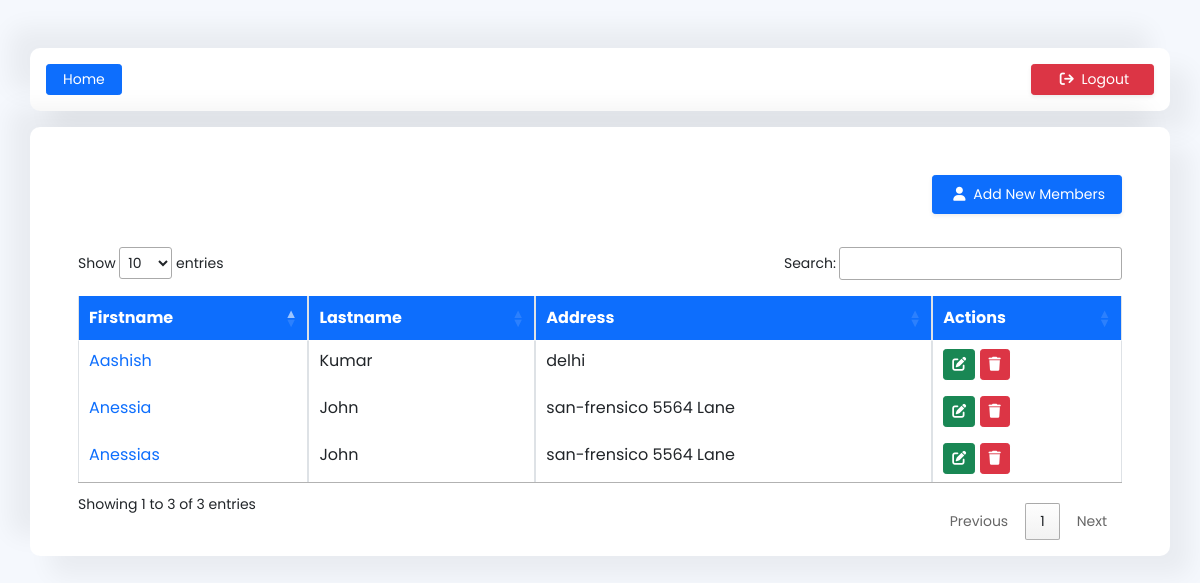
The page / (signed in) on the database its author committed.
### myapp/models.py (models this page shows, shortened)
class Member(models.Model):
    firstname = models.CharField(max_length=50)
    lastname = models.CharField(max_length=50)
    address = models.CharField(max_length=50)

### myapp/views.py (the view, shortened to what this page needs)
# urls.py: path('', views.IndexView.as_view(), name='index'),
class IndexView(View):
    def get(self,request):
        all_member = Member.objects.all()
        return render(request,'datatables/index.html',{'all_members':all_member})

### myapp/templates/datatables/index.html (shortened to what this page needs)
{% extends 'datatables/base.html' %}
{% block body %}
<div class="table-responsive px-5 pb-3 bg-white">
  <p class="mt-5">
    <button type="button" class="btn btn-primary px-3 py-2 shadow-sm btn-sm float-end" data-bs-toggle="modal" data-bs-target="#addnewmember">
      <i class="fa-solid fa-user mx-1"></i> Add New Members
    </button>
  </p>
  <br>
  <br>
  <br>
  <table id="table" class="table table-bordered table-sm">
    <thead class="bg-primary text-white">
        <tr>
            <th>Firstname</th>
            <th>Lastname</th>
            <th>Address</th>
            <th>Actions</th>
        </tr>
    </thead>
    <tbody>
        {% for member in all_members %}
        <tr>
            <td>
              <a href="{% url 'show-int' member.id %}" id="firstname{{member.id}}">{{ member.firstname }}</a>
            </td>
            <td>
              <span id="lastname{{member.id}}">{{ member.lastname }}</span>
            </td>
            <td>{{ member.address  }}</td>
            <td>
              <div id="member-action-section{{member.id}}">
                <a id="{{member.id}}" onclick="editFields(this)" class="btn btn-sm btn-success">
                  <i class="fa-solid fa-pen-to-square"></i>
                </a>
                <a href="" id="delete-member-btn{{member.id}}" class="btn btn-sm btn-danger" data-bs-toggle="modal" data-bs-target="#deletemember{{member.id}}">
                  <i class="fa-solid fa-trash"></i>
                </a>
              </div>
            </td>
        </tr>
        {% endfor %}
    </tbody>
</table>
</div>
{% endblock %}

### myapp/templates/datatables/base.html (style rules this page uses)
* { margin:0; padding:0; box-sizing: border-box; font-family: 'Poppins', sans-serif; }
body { background-color: #F5F8FD; }

### myapp/templates/datatables/index.html (style rules this page uses)
.table-responsive { border-radius: 10px; box-shadow: -20px -20px 25px rgba(0, 0, 0, 0.05), 20px 20px 25px rgba(0, 0, 0, 0.05); }
a { text-decoration: none; }

### rows shown on the page
Member: firstname "Anessia", lastname "John", address "san-frensico 5564 Lane"
Member: firstname "Aashish", lastname "Kumar", address "delhi"
Member: firstname "Anessias", lastname "John", address "san-frensico 5564 Lane"
